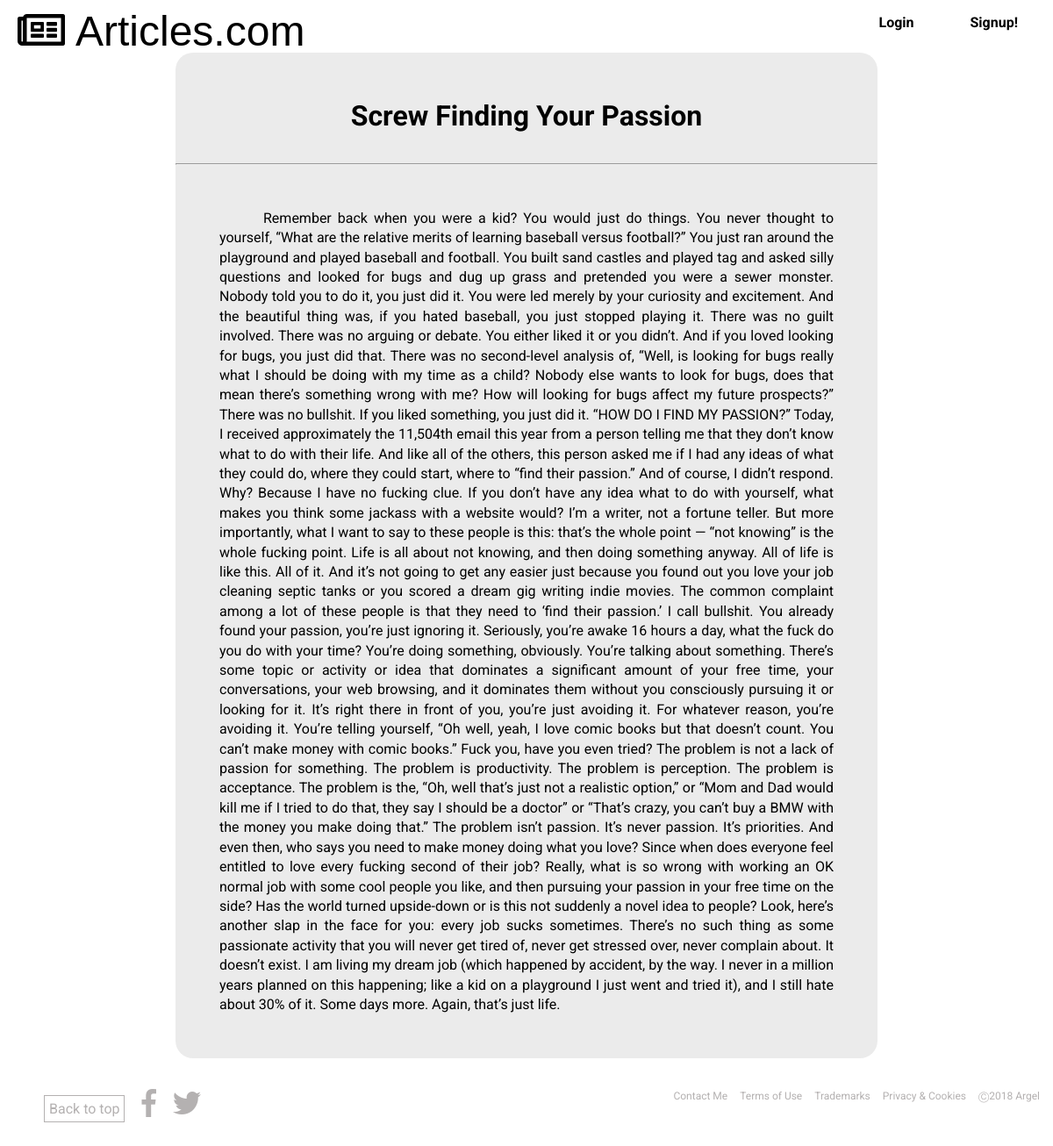
Page /screw-finding-your-passion/ on the committed database.
### blog_app/models.py (models this page shows, shortened)
class Article(models.Model):
    title = models.CharField(max_length=200)
    slug = models.SlugField()
    body = models.TextField()
    date = models.DateTimeField(auto_now_add=True)
    thumb = models.ImageField(default='default.png', blank=True)
    author = models.ForeignKey(User, default = None, on_delete = models.CASCADE)

### blog_app/views.py (the view)
# urls.py: path("<slug>/", views.article_detail, name='detail'),
def article_detail(request,slug):
    article = Article.objects.get(slug=slug)
    return render(request,'blog_app/article_detail.html',{'article':article})

### blog_app/templates/blog_app/article_detail.html
{% extends 'base_layout.html' %}
{% block content %}
<div class="article-detail">
        <h1>{{ article.title }}</h1>
        <hr>
        <p>{{ article.body }}</p>
</div>
{% endblock %}

### assets/styless.css (style rules this page uses)
* { margin: 0; font-family: 'Roboto', sans-serif; }
body { position: relative; padding-bottom: 100px; line-height: 1.428571429; }
.about li a,p { text-decoration: none; color: rgb(180, 177, 177); }
.article-detail { background: #ebebeb; margin: 0 200px 0 200px; border-radius: 20px; min-height: 450px; }
.article-detail h1 { padding-top: 50px; padding-bottom: 30px; text-align: center; font-weight: bolder; }
.article-detail p { padding: 50px; text-align: justify; text-justify: auto; color: black; line-height: 1.4em; text-indent: 50px; }

### rows in the picture
Article: title "Screw Finding Your Passion", body "Remember back when you were a kid? You would just do things. You never thought to yourself, “What are the relative merits of learning baseball versus football?” You just ran around the playground and played baseball and football. You built sand castles and played tag and asked silly questions and looked for bugs and dug up grass and pretended you were a sewer monster. Nobody told you to do it, you just did it. You were led merely by your curiosity and excitement. And the beautiful thing was, if you hated baseball, you just stopped playing it. There was no guilt involved. There was no arguing or debate. You either liked it or you didn’t. And if you loved looking for bugs, you just did that.…"
